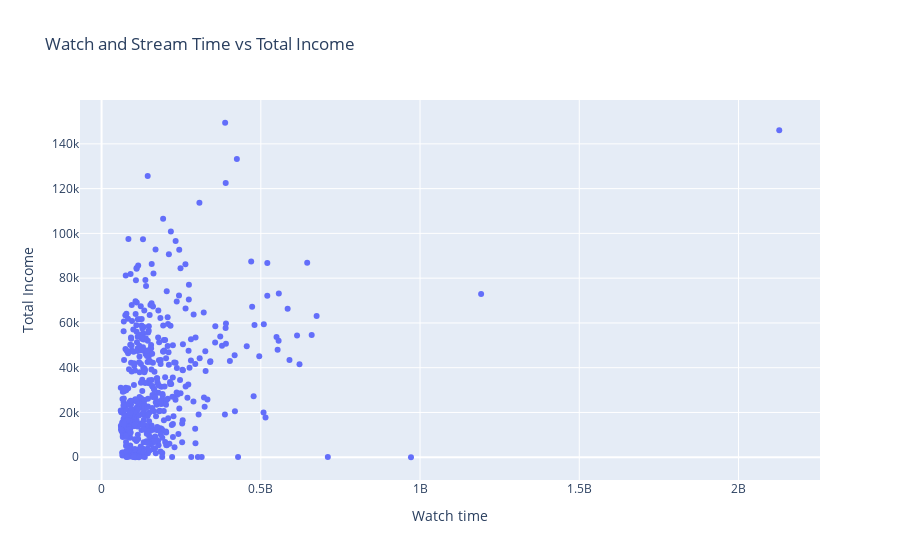

Notebook source saved alongside this figure:
### Code cell
fig = px.scatter(finaldata, x="Watch time", y="Total Income", title="Watch and Stream Time vs Total Income")
fig.show()

### Figure 1 — Plotly figure (JSON) as saved in the notebook; plotly's stock layout.template omitted (floating-point values rounded to 4 significant figures; data arrays with more than 128 entries replaced by an {"elided": "..."} marker saying what was removed)
{"data": [{"hovertemplate": "Watch time=%{x}<br>Total Income=%{y}<extra></extra>", "legendgroup": "", "marker": {"color": "#636efa", "symbol": "circle"}, "mode": "markers", "name": "", "orientation": "v", "showlegend": false, "type": "scatter", "x": {"elided": "513 int values"}, "xaxis": "x", "y": {"elided": "513 float values"}, "yaxis": "y"}], "layout": {"legend": {"tracegroupgap": 0}, "title": {"text": "Watch and Stream Time vs Total Income"}, "xaxis": {"anchor": "y", "domain": [0, 1], "title": {"text": "Watch time"}}, "yaxis": {"anchor": "x", "domain": [0, 1], "title": {"text": "Total Income"}}}}
